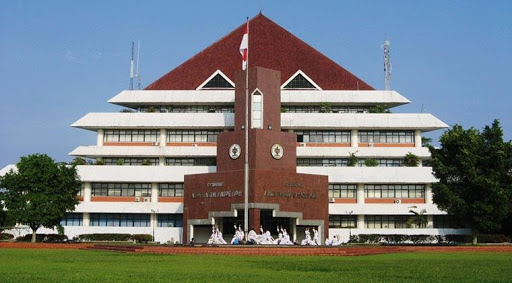
#> input picture PCD/UTS/Problem 2/images/IPB_Exam2.jpg, 512 x 283 px
$ python uts_pcd.py
#> lines starting #> are read from the running program, lines starting #| are printed output that depends on the picture
import numpy as np
import cv2


def gaussian_kernel(size, sigma=1):
    size = size // 2
    x, y = np.mgrid[-size:size + 1, -size:size + 1]
    normal = 1 / (2 * np.pi * sigma ** 2)
    g = np.exp(-((x ** 2 + y ** 2) / (2 * sigma ** 2))) * normal
    return g


def convolution(gambar, kernel):
    heigth, width, *_ = kernel.shape
    h = heigth // 2
    w = width // 2

    gambar = np.pad(gambar, ((h, h), (w, w)), 'mean')
    hasil = np.copy(gambar)
    row, col, *ch = hasil.shape

    for i in range(h, row - h):
        for j in range(w, col - w):
            x = gambar[i - h: i + h + 1, j - w: j + w + 1]
            hasil[i, j] = np.sum(x * kernel)

    return hasil[h:-h, w:-w]


def gaussian_filter(gambar, size=5, sigma=1):
    kernel = gaussian_kernel(size, sigma)
    filtered = convolution(gambar, kernel)
    return filtered


def sobel_filter(gambar):
    Kx = np.array([
        [-1, 0, 1],
        [-2, 0, 2],
        [-1, 0, 1]
    ], np.float32)
    Ky = np.array([
        [1, 2, 1],
        [0, 0, 0],
        [-1, -2, -1]
    ], np.float32)

    dx = cv2.filter2D(np.float32(gambar), -1, Kx)
    dy = cv2.filter2D(np.float32(gambar), -1, Ky)
    cv2.imwrite("images/ipb_sobel_x.png", dx)
    cv2.imwrite("images/ipb_sobel_y.png", dy)
    g = np.sqrt(dx * dx + dy * dy)
    g = np.float32(g / np.max(g))
    theta = np.arctan2(dy, dx)

    return g, theta


def non_max_suppression(gambar, D):
    M, N = gambar.shape
    Z = np.zeros((M, N), np.float32)
    angle = D * 180. / np.pi
    angle[angle < 0] += 180

    for i in range(1, M - 1):
        for j in range(1, N - 1):
            q = 255
            r = 255

            # angle 0
            if (0 <= angle[i, j] < 22.5) or (157.5 <= angle[i, j] <= 180):
                q = gambar[i, j + 1]
                r = gambar[i, j - 1]
            # angle 45
            elif 22.5 <= angle[i, j] < 67.5:
                q = gambar[i + 1, j - 1]
                r = gambar[i - 1, j + 1]
            # angle 90
            elif 67.5 <= angle[i, j] < 112.5:
                q = gambar[i + 1, j]
                r = gambar[i - 1, j]
            # angle 135
            elif 112.5 <= angle[i, j] < 157.5:
                q = gambar[i - 1, j - 1]
                r = gambar[i + 1, j + 1]

            if (gambar[i, j] >= q) and (gambar[i, j] >= r):
                Z[i, j] = gambar[i, j]
            else:
                Z[i, j] = 0

    return Z


def double_threshold(gambar, weak=100, strong=255, lower=0.05, upper=0.09):
    row, col, *_ = gambar.shape
    hasil = np.zeros((row, col), np.uint8)

    upperbound = upper * gambar.max()
    lowerbound = lower * upperbound

    weak = np.uint8(weak)
    strong = np.uint8(strong)

    strong_i, strong_j = np.where(gambar >= upperbound)
    weak_i, weak_j = np.where((gambar <= upperbound) & (gambar >= lowerbound))

    hasil[strong_i, strong_j] = strong
    hasil[weak_i, weak_j] = weak

    return hasil, weak, strong


def hysteresis(gambar, weak=100, strong=255):
    hasil = np.copy(gambar)
    row, col, *_ = hasil.shape
    for i in range(1, row-1):
        for j in range(1, col-1):
            if hasil[i, j] == weak:

                if hasil[i + 1, j + 1] == strong:
                    hasil[i, j] = strong
                elif hasil[i + 1, j] == strong:
                    hasil[i, j] = strong
                elif hasil[i + 1, j - 1] == strong:
                    hasil[i, j] = strong
                elif hasil[i, j + 1] == strong:
                    hasil[i, j] = strong
                elif hasil[i, j] == strong:
                    hasil[i, j] = strong
                elif hasil[i, j - 1] == strong:
                    hasil[i, j] = strong
                elif hasil[i - 1, j + 1] == strong:
                    hasil[i, j] = strong
                elif hasil[i - 1, j] == strong:
                    hasil[i, j] = strong
                elif hasil[i - 1, j - 1] == strong:
                    hasil[i, j] = strong
                else:
                    hasil[i, j] = 0

    return hasil


def main():
    ipb = cv2.imread('images/IPB_Exam2.jpg', 0)
#> ipb: shape (283, 512); min 0, max 255, mean 121.2

    # noise reduction dengan gaussian
    ipb_blur = gaussian_filter(gambar=ipb, size=11)
#> after the loop in convolution, `for i in range(h, row - h):`:
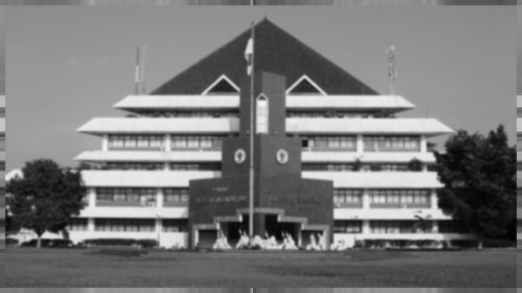
#> hasil: shape (293, 522); min 3, max 243, mean 120.7
    cv2.imshow("Gaussian Filter", ipb_blur)

    # gradient calculation dengan sobel
    ipb_sobel, theta = sobel_filter(ipb_blur)
#> in sobel_filter, `dy = cv2.filter2D(np.float32(gambar), -1, Ky)`:
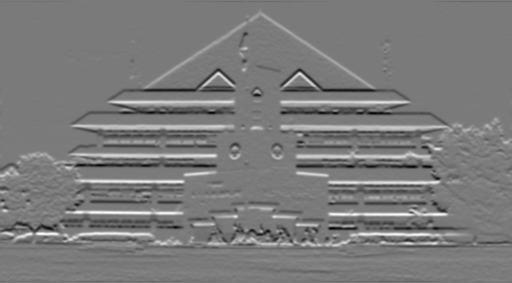
#> dy: shape (283, 512) float32; min -529, max 568, mean 1.4; drawn with min black and max white
#> in sobel_filter, `theta = np.arctan2(dy, dx)`:
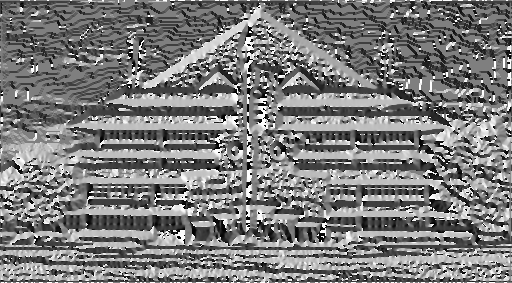
#> theta: shape (283, 512) float32; min -3.14, max 3.14, mean -0.0915; drawn with min black and max white
    cv2.imshow("Sobel", ipb_sobel)
    # cv2.imwrite("images/ipb_sobel.png", np.uint8(ipb_sobel * 255))

    # non max suppression
    ipb_thin_line = non_max_suppression(ipb_sobel, theta)
#> in non_max_suppression, `angle[angle < 0] += 180`:
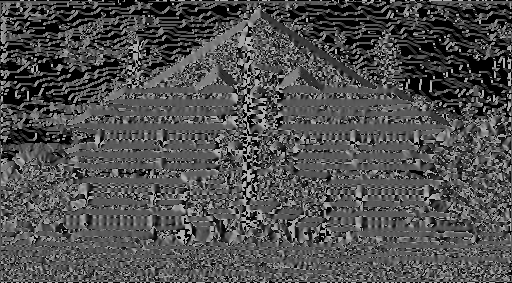
#> angle: shape (283, 512) float32; min 0, max 180, mean 79.7
#> after the loop in non_max_suppression, `for i in range(1, M - 1):`:
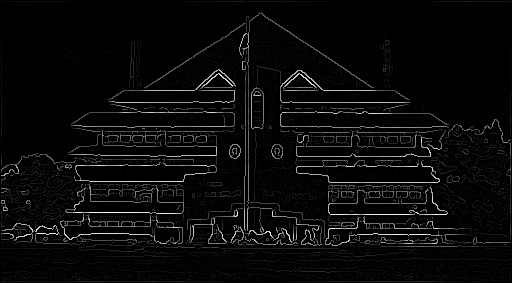
#> Z: shape (283, 512) float32; min 0, max 1, mean 0.0395
    cv2.imshow("Non Max Suppresion", ipb_thin_line)
    cv2.imwrite("images/ipb_non_max_suppression.png", np.uint8(ipb_thin_line * 255))

    # double threshold
    ipb_threshold, weak, strong = double_threshold(ipb_thin_line)
#> in double_threshold, `upperbound = upper * gambar.max()`: upperbound = 0.09
#> in double_threshold, `lowerbound = lower * upperbound`: lowerbound = 0.0045
#> in double_threshold, `strong_i, strong_j = np.where(gambar >= upperbound)`: strong_i = 13317 values from 1 to 281; strong_j = 13317 values, max 510 at index 2502, min 1 at index 1902, mean 257.1
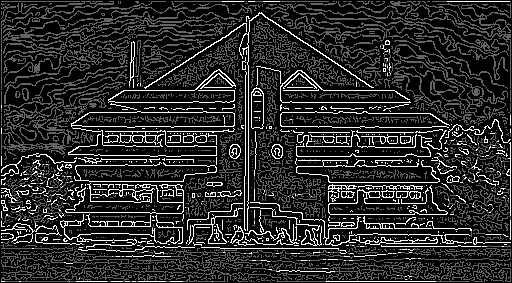
#> ipb_threshold: shape (283, 512); min 0, max 255, mean 42.4
#> weak = 100; strong = 255
    cv2.imshow("Threshold", ipb_threshold)
    # cv2.imwrite("images/ipb_double_threshold.png", ipb_threshold)

    # hysteresis
    ipb_hysteresis = hysteresis(ipb_threshold, weak, strong)
#> after the loop in hysteresis, `for i in range(1, row-1):`:
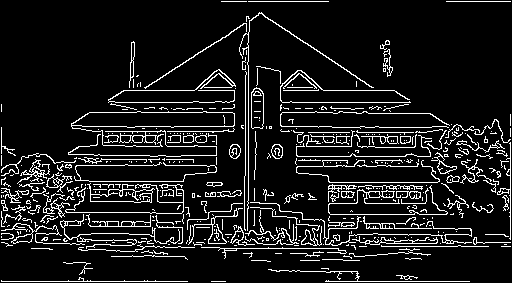
#> hasil: shape (283, 512); 10.5% white in thin lines or dots
    cv2.imshow("Hysteresis", ipb_hysteresis)
    # cv2.imwrite("images/ipb_hysteresis.png", ipb_hysteresis)

    cv2.waitKey(0)
    cv2.destroyAllWindows()


if __name__ == '__main__':
    main()
